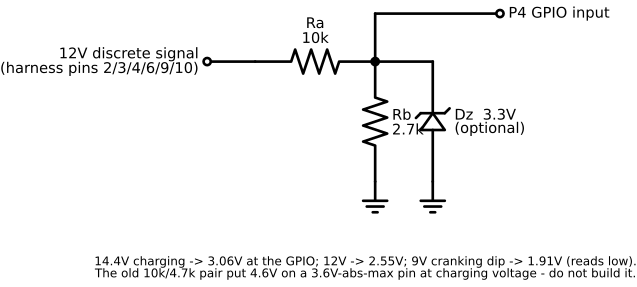

The Python source for this figure:
# 12V discrete-signal divider (x6: turn L/R, high beam, neutral, oil
# pressure, ignition sense) — Phase 3.
#
# OPEN — pin 6 does double duty: the label below lists pins 2/3/4/6/9/10, but
# under split point S2 pin 6 is the board's power feed, so lane G6 ("ignition")
# can only ever read "on". Left listed as six deliberately; trimming it to five
# would pick an option. See ../phases/phase3-cluster.md ("OPEN: pin 6 does
# double duty"). The drawn label is unchanged on purpose - editing it would
# regenerate the .svg.
#
# Sized for the real electrical
# system: "12V" is ~14.4V with the engine running; 10k/2.7k gives 3.06V
# at 14.4V and 2.55V at 12V. The optional 3.3V zener is belt-and-braces.
# Regenerate: see README.md in this directory.
import schemdraw
import schemdraw.elements as elm

with schemdraw.Drawing(file="discrete_divider.svg", show=False) as d:
    d.config(unit=2.5, fontsize=11)

    d.add(elm.Dot(open=True).label("12V discrete signal\n(harness pins 2/3/4/6/9/10)", loc="left"))
    d.add(elm.Line().right().length(1))
    d.add(elm.Resistor().right().label("Ra\n10k"))
    node = d.add(elm.Dot())
    d.add(elm.Resistor().down().at(node.center).label("Rb\n2.7k", loc="bottom"))
    d.add(elm.Ground())

    # Optional clamp in parallel with Rb (cathode up).
    d.add(elm.Line().right().at(node.center).length(1.2))
    z = d.add(elm.Zener().down().reverse().label("Dz  3.3V\n(optional)", loc="bottom"))
    d.add(elm.Ground())

    d.add(elm.Line().up().at(node.center).length(1))
    d.add(elm.Line().right().length(2.6))
    d.add(elm.Dot(open=True).label("P4 GPIO input", loc="right"))

    d.add(
        elm.Label()
        .at((3.2, -4.4))
        .label("14.4V charging -> 3.06V at the GPIO; 12V -> 2.55V; 9V cranking dip -> 1.91V (reads low).\n"
               "The old 10k/4.7k pair put 4.6V on a 3.6V-abs-max pin at charging voltage - do not build it.",
               fontsize=9)
    )
